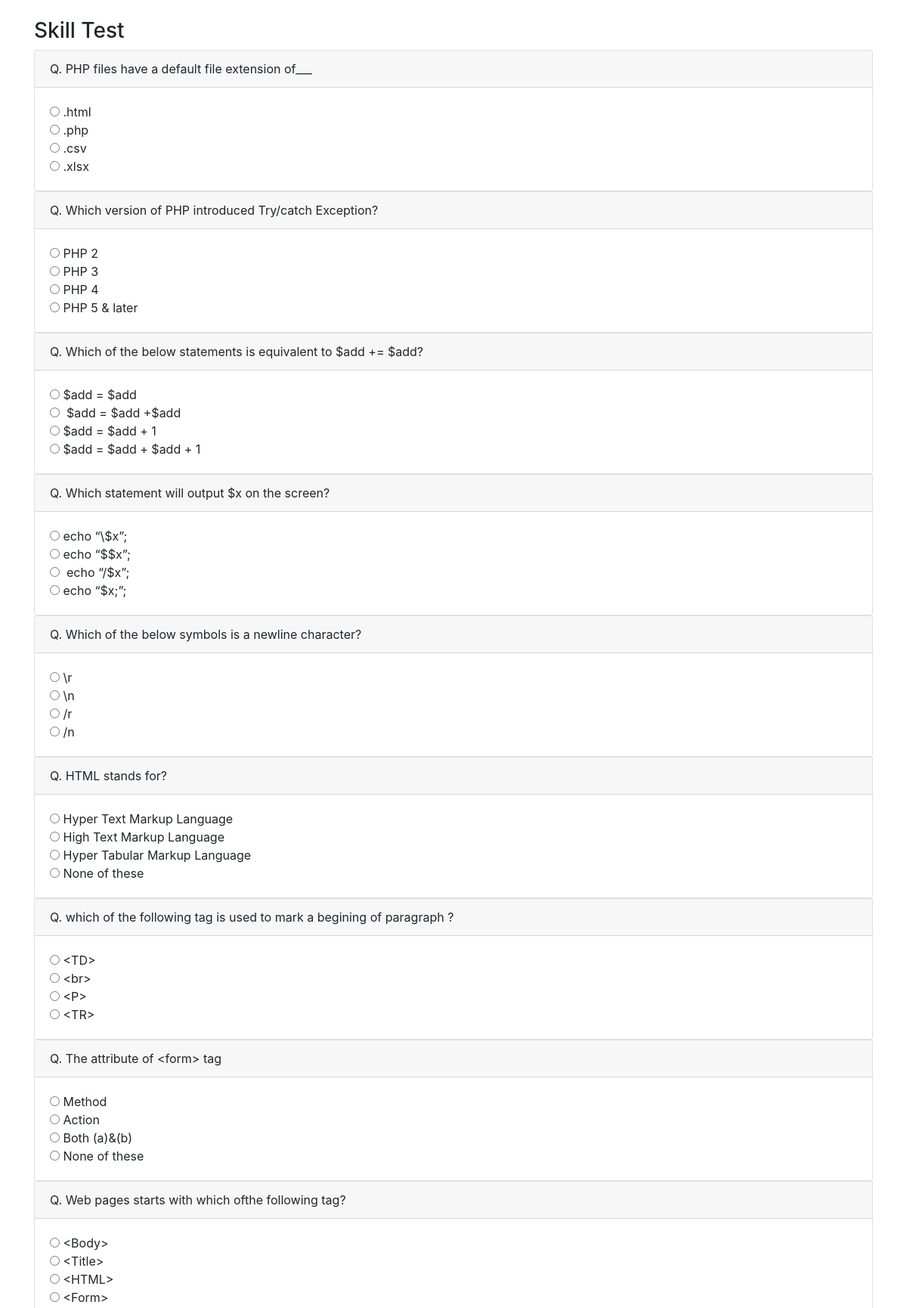
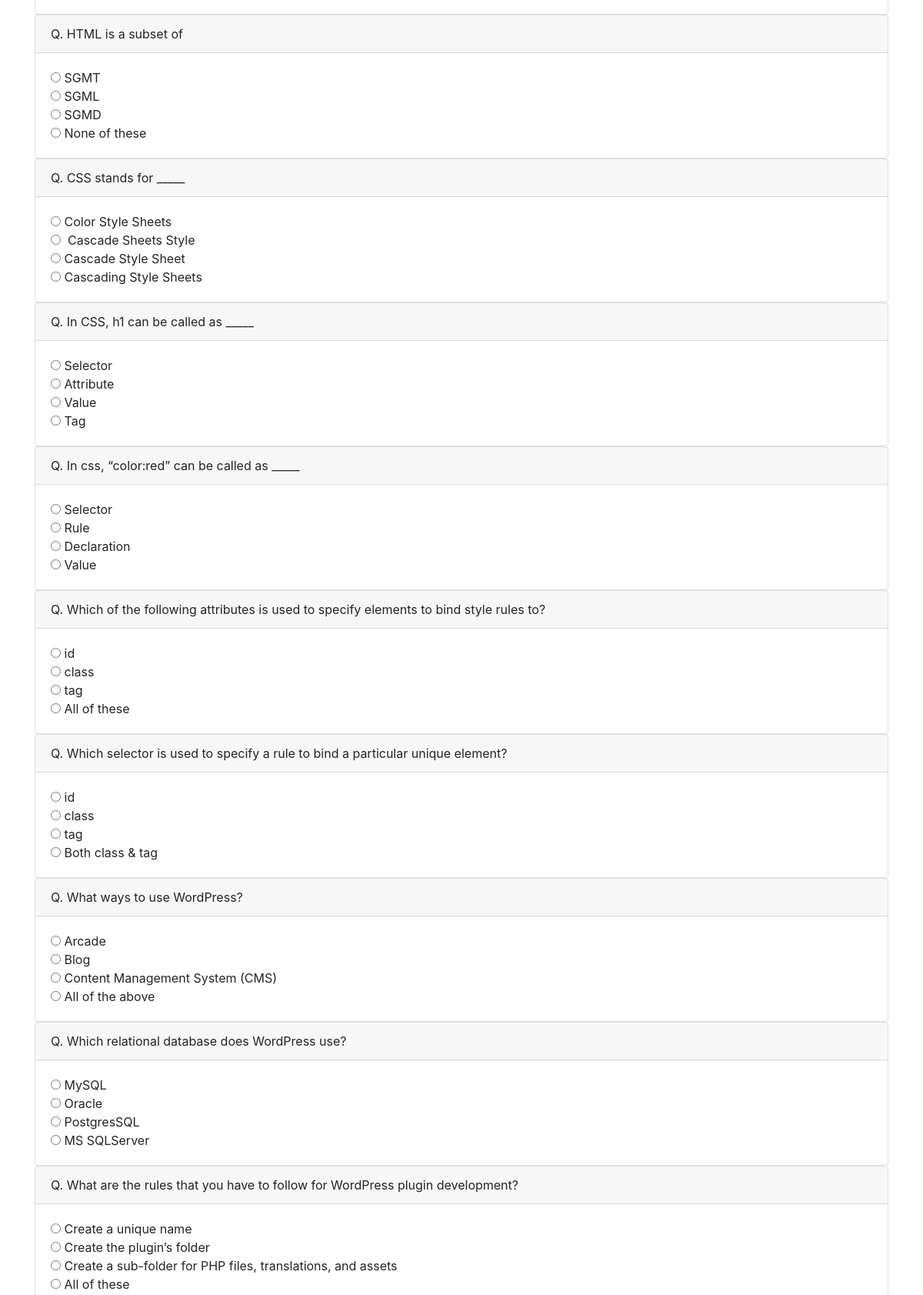
/test (upper part), run on the app's committed database (2 pictures, top to bottom).
### application/models.py (models this page shows, shortened)
class Php(models.Model):
    question = models.CharField(max_length=150)
    option1 = models.CharField(max_length=50)
    option2 = models.CharField(max_length=50)
    option3 = models.CharField(max_length=50)
    option4 = models.CharField(max_length=50)
    answer = models.CharField(max_length=50)
    class Meta:
        db_table = 'php'

class Html(models.Model):
    question = models.CharField(max_length=150)
    option1 = models.CharField(max_length=50)
    option2 = models.CharField(max_length=50)
    option3 = models.CharField(max_length=50)
    option4 = models.CharField(max_length=50)
    answer = models.CharField(max_length=50)
    class Meta:
        db_table = 'html'

class Css(models.Model):
    question = models.CharField(max_length=150)
    option1 = models.CharField(max_length=50)
    option2 = models.CharField(max_length=50)
    option3 = models.CharField(max_length=50)
    option4 = models.CharField(max_length=50)
    answer = models.CharField(max_length=50)
    class Meta:
        db_table = 'css'

class Wordpress(models.Model):
    question = models.CharField(max_length=150)
    option1 = models.CharField(max_length=50)
    option2 = models.CharField(max_length=50)
    option3 = models.CharField(max_length=50)
    option4 = models.CharField(max_length=50)
    answer = models.CharField(max_length=50)
    class Meta:
        db_table = 'wordpress'

### application/views.py (the view)
# urls.py: path('test', views.test, name='test'),
def test(request):
    question_php = Php.objects.all()
    question_html = Html.objects.all()
    question_css = Css.objects.all()
    question_wp = Wordpress.objects.all()
    question_bs = Bootstrap.objects.all()
    question_r = Rtool.objects.all()
    question_py = Python.objects.all()
    question_st = Stat.objects.all()
    question_ml = Machine.objects.all()
    questions = list(
        chain(question_php, question_html, question_css, question_wp, question_bs, question_r, question_py,
              question_st, question_ml))
    return render(request, 'application/test.html', {'questions_all': questions})

### application/templates/application/test.html (shortened to what this page needs)
{% extends 'application/basic.html' %}
{% block body %}
<div class="container my-4">
  <h3>Skill Test</h3>
	<form action="/result" method="post">
	{% for i in questions_all %}
<div class="card">
  <div class="card-header">
    Q. {{ i.question }}
  </div>
  <div class="card-body">
    <input type="radio" name="{{ i.answer }}" value="{{ i.option1 }}"> {{ i.option1 }}<br>
    <input type="radio" name="{{ i.answer }}" value="{{ i.option2 }}"> {{ i.option2 }}<br>
    <input type="radio" name="{{ i.answer }}" value="{{ i.option3 }}"> {{ i.option3 }}<br>
    <input type="radio" name="{{ i.answer }}" value="{{ i.option4 }}"> {{ i.option4 }}<br>
  </div>
</div>
{% endfor %}
</form>
</div>
{% endblock %}

### application/templates/application/basic.html (shortened to what this page needs)
<!doctype html>
<html lang="en">
  <head>
    <link rel="stylesheet" href="https://stackpath.bootstrapcdn.com/bootstrap/4.4.1/css/bootstrap.min.css">
  </head>
  <body>
    {% load static %}
    {% block body %} {% endblock %}
  </body>
</html>

### data on the page
Php: question "PHP files have a default file extension of___", option1 ".html", option2 ".php", option3 ".csv", option4 ".xlsx"
Php: question "Which version of PHP introduced Try/catch Exception?", option1 "PHP 2", option2 "PHP 3", option3 "PHP 4", option4 "PHP 5 & later"
Php: question "Which of the below statements is equivalent to $add += $add?", option1 "$add = $add", option2 "$add = $add +$add", option3 "$add = $add + 1", option4 "$add = $add + $add + 1"
Php: question "Which statement will output $x on the screen?", option1 "echo “\\$x”;", option2 "echo “$$x”;", option3 "echo “/$x”;", option4 "echo “$x;”;"
Php: question "Which of the below symbols is a newline character?", option1 "\\r", option2 "\\n", option3 "/r", option4 "/n"
Html: question "HTML stands for?", option1 "Hyper Text Markup Language", option2 "High Text Markup Language", option3 "Hyper Tabular Markup Language", option4 "None of these"
Html: question "which of the following tag is used to mark a begining of paragraph ?", option1 "<TD>", option2 "<br>", option3 "<P>", option4 "<TR>"
Html: question "The attribute of <form> tag", option1 "Method", option2 "Action", option3 "Both (a)&(b)", option4 "None of these"
Html: question "Web pages starts with which ofthe following tag?", option1 "<Body>", option2 "<Title>", option3 "<HTML>", option4 "<Form>"
Html: question "HTML is a subset of", option1 "SGMT", option2 "SGML", option3 "SGMD", option4 "None of these"
Css: question "CSS stands for _____", option1 "Color Style Sheets", option2 "Cascade Sheets Style", option3 "Cascade Style Sheet", option4 "Cascading Style Sheets"
Css: question "In CSS, h1 can be called as _____", option1 "Selector", option2 "Attribute", option3 "Value", option4 "Tag"
Css: question "In css, “color:red” can be called as _____", option1 "Selector", option2 "Rule", option3 "Declaration", option4 "Value"
Css: question "Which of the following attributes is used to specify elements to bind style rules to?", option1 "id", option2 "class", option3 "tag", option4 "All of these"
Css: question "Which selector is used to specify a rule to bind a particular unique element?", option1 "id", option2 "class", option3 "tag", option4 "Both class & tag"
Wordpress: question "What ways to use WordPress?", option1 "Arcade", option2 "Blog", option3 "Content Management System (CMS)", option4 "All of the above"
Wordpress: question "Which relational database does WordPress use?", option1 "MySQL", option2 "Oracle", option3 "PostgresSQL", option4 "MS SQLServer"
Wordpress: question "What are the rules that you have to follow for WordPress plugin development?", option1 "Create a unique name", option2 "Create the plugin’s folder", option3 "Create a sub-folder for PHP files, translations, and assets", option4 "All of these"
